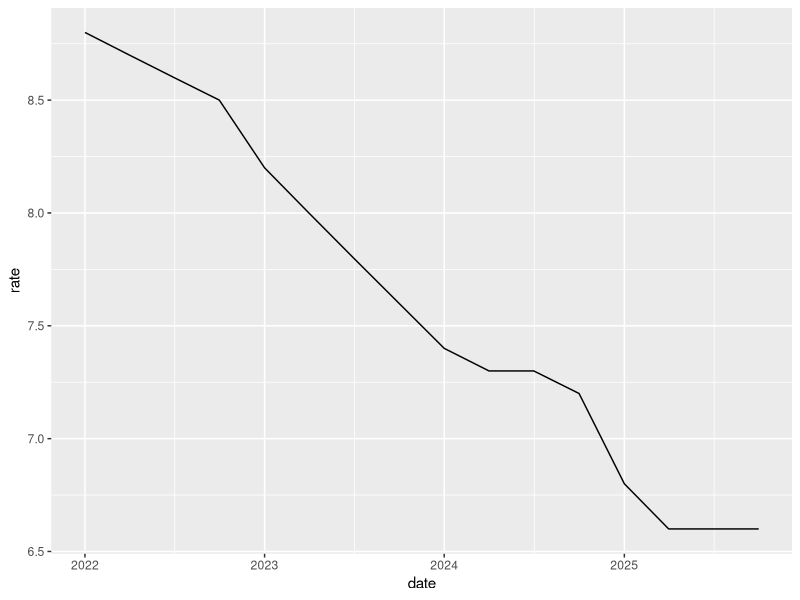
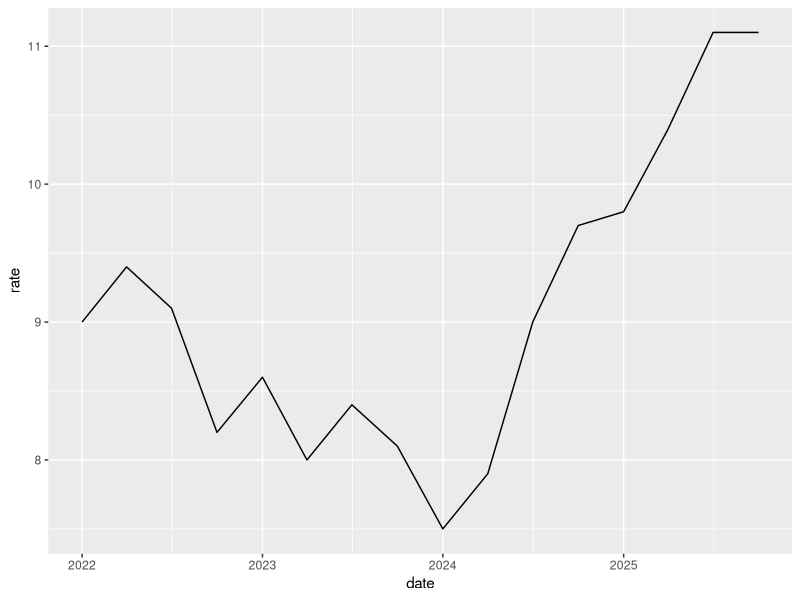

These figures' R source, in order:
## ---- chunk 1
#| include: false
library(tidyverse)
rates <- read_csv("unemployment.csv")
kingdom <- rates |> filter(region == "Kingdom")
jazan <- rates |> filter(region == "Jazan")
change <- rates |>
  filter(region != "Kingdom") |>
  group_by(region) |>
  summarise(change = last(rate) - first(rate))
up <- change |> filter(change > 0) |> pull(region)
## ---- chunk 2
ggplot(kingdom, aes(date, rate)) + geom_line()
## ---- chunk 3
ggplot(jazan, aes(date, rate)) + geom_line()
